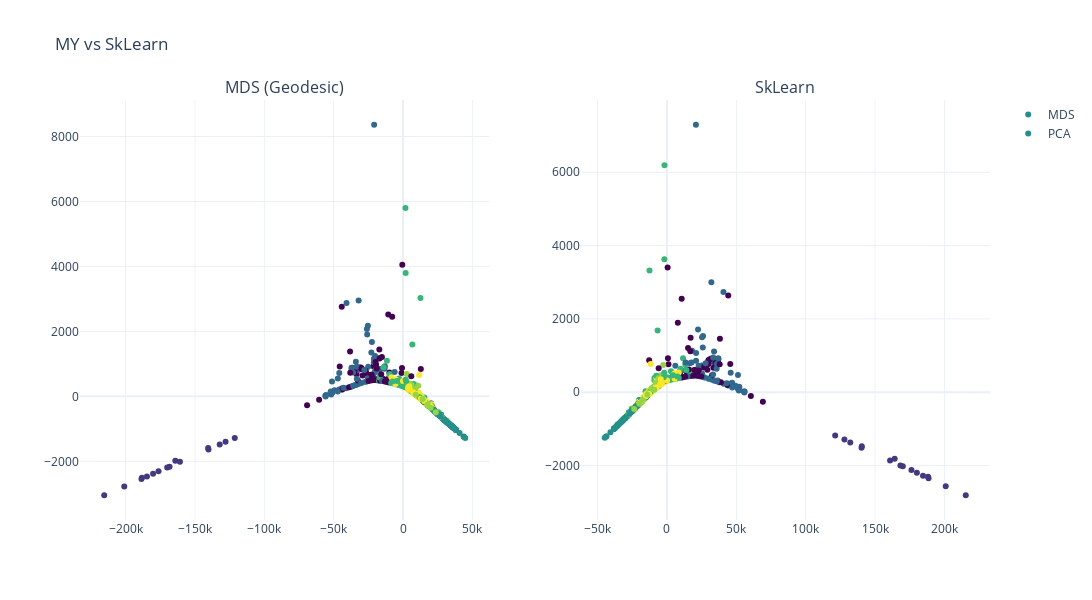

Notebook code for this chart:
### Markdown cell above
### Isomap

### Code cell
def geodesic_dist(X, d):
    X = np.asarray(X)
    #Calculate the euclidean distance
    Eu = euclidean_dist(X)

    #Compute the neigbourhood graph
    idx = np.argpartition(Eu, d, axis=1)
    to_mask = idx[:, d:]
    rows = np.arange(Eu.shape[0])[:, None]
    Eu[rows, to_mask] = np.inf

    #Compute the distance matrix
    Theta = shortest_path(Eu, method='auto', directed=False)
    return Theta

my_iso = My_MDS(geodesic_dist)
mds_proj = my_iso.transform(2, X_train[:500],10)

sk_iso = Isomap(n_components=2, n_neighbors=10)
sk_proj = sk_iso.fit_transform(X_train[:500])

color_codes = Y_train[:500].astype('category').cat.codes

fig = make_subplots(
    rows=1, cols=2, 
    subplot_titles=("MDS (Geodesic)", "SkLearn")
)
fig.add_trace(
    go.Scatter(
        x=mds_proj[:, 0], y=mds_proj[:, 1], 
        mode='markers', 
        marker=dict(
            color=color_codes, 
            colorscale='Viridis',
            showscale=False
        ),
        text=Y_train[:500],
        name="MDS"
    ),
    row=1, col=1
)

fig.add_trace(
    go.Scatter(
        x=sk_proj[:, 0], y=sk_proj[:, 1], 
        mode='markers', 
        marker=dict(
            color=color_codes, 
            colorscale='Viridis',
            showscale=False
        ),
        text=Y_train[:500],
        name="PCA"
    ),
    row=1, col=2
)

fig.update_layout(
    height=600, 
    width=1200, 
    title_text="MY vs SkLearn",
    template="plotly_white"
)

fig.show()

### Figure 1 — Plotly figure (JSON) as saved in the notebook; plotly's stock layout.template omitted (floating-point values rounded to 4 significant figures; data arrays with more than 128 entries replaced by an {"elided": "..."} marker saying what was removed)
{"data": [{"marker": {"color": {"elided": "500 int values"}, "colorscale": [[0, "#440154"], [0.1111, "#482878"], [0.2222, "#3e4989"], [0.3333, "#31688e"], [0.4444, "#26828e"], [0.5556, "#1f9e89"], [0.6667, "#35b779"], [0.7778, "#6ece58"], [0.8889, "#b5de2b"], [1, "#fde725"]], "showscale": false}, "mode": "markers", "name": "MDS", "text": {"elided": "500 str values"}, "type": "scatter", "x": {"elided": "500 float values"}, "xaxis": "x", "y": {"elided": "500 float values"}, "yaxis": "y"}, {"marker": {"color": {"elided": "500 int values"}, "colorscale": [[0, "#440154"], [0.1111, "#482878"], [0.2222, "#3e4989"], [0.3333, "#31688e"], [0.4444, "#26828e"], [0.5556, "#1f9e89"], [0.6667, "#35b779"], [0.7778, "#6ece58"], [0.8889, "#b5de2b"], [1, "#fde725"]], "showscale": false}, "mode": "markers", "name": "PCA", "text": {"elided": "500 str values"}, "type": "scatter", "x": {"elided": "500 float values"}, "xaxis": "x2", "y": {"elided": "500 float values"}, "yaxis": "y2"}], "layout": {"annotations": [{"font": {"size": 16}, "showarrow": false, "text": "MDS (Geodesic)", "x": 0.225, "xanchor": "center", "xref": "paper", "y": 1, "yanchor": "bottom", "yref": "paper"}, {"font": {"size": 16}, "showarrow": false, "text": "SkLearn", "x": 0.775, "xanchor": "center", "xref": "paper", "y": 1, "yanchor": "bottom", "yref": "paper"}], "height": 600, "title": {"text": "MY vs SkLearn"}, "width": 1200, "xaxis": {"anchor": "y", "domain": [0, 0.45]}, "xaxis2": {"anchor": "y2", "domain": [0.55, 1]}, "yaxis": {"anchor": "x", "domain": [0, 1]}, "yaxis2": {"anchor": "x2", "domain": [0, 1]}}}
